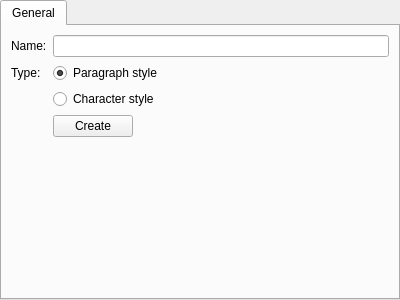
<ui version="4.0" >
 <class>NewStyleWidget</class>
 <widget class="QWidget" name="NewStyleWidget" >
  <property name="geometry" >
   <rect>
    <x>0</x>
    <y>0</y>
    <width>400</width>
    <height>300</height>
   </rect>
  </property>
  <property name="windowTitle" >
   <string>NewStyleWidget</string>
  </property>
  <layout class="QHBoxLayout" >
   <property name="leftMargin" >
    <number>0</number>
   </property>
   <property name="topMargin" >
    <number>0</number>
   </property>
   <property name="rightMargin" >
    <number>0</number>
   </property>
   <property name="bottomMargin" >
    <number>0</number>
   </property>
   <item>
    <widget class="QTabWidget" name="tabWidget" >
     <property name="currentIndex" >
      <number>0</number>
     </property>
     <widget class="QWidget" name="tab" >
      <attribute name="title" >
       <string>General</string>
      </attribute>
      <layout class="QGridLayout" >
       <item row="0" column="0" >
        <widget class="QLabel" name="label" >
         <property name="text" >
          <string>Name:</string>
         </property>
         <property name="buddy" >
          <cstring>name</cstring>
         </property>
        </widget>
       </item>
       <item row="0" column="1" colspan="2" >
        <widget class="QLineEdit" name="name" />
       </item>
       <item row="1" column="0" >
        <widget class="QLabel" name="label_2" >
         <property name="text" >
          <string>Type:</string>
         </property>
         <property name="buddy" >
          <cstring>paragraph</cstring>
         </property>
        </widget>
       </item>
       <item row="1" column="1" colspan="2" >
        <widget class="QRadioButton" name="paragraph" >
         <property name="text" >
          <string>Paragraph style</string>
         </property>
         <property name="checked" >
          <bool>true</bool>
         </property>
        </widget>
       </item>
       <item row="2" column="1" colspan="2" >
        <widget class="QRadioButton" name="character" >
         <property name="text" >
          <string>Character style</string>
         </property>
        </widget>
       </item>
       <item row="3" column="1" >
        <widget class="QPushButton" name="create" >
         <property name="text" >
          <string>Create</string>
         </property>
        </widget>
       </item>
       <item row="3" column="2" >
        <spacer>
         <property name="orientation" >
          <enum>Qt::Horizontal</enum>
         </property>
         <property name="sizeHint" >
          <size>
           <width>40</width>
           <height>20</height>
          </size>
         </property>
        </spacer>
       </item>
       <item row="4" column="0" colspan="3" >
        <spacer>
         <property name="orientation" >
          <enum>Qt::Vertical</enum>
         </property>
         <property name="sizeHint" >
          <size>
           <width>221</width>
           <height>40</height>
          </size>
         </property>
        </spacer>
       </item>
      </layout>
     </widget>
    </widget>
   </item>
  </layout>
 </widget>
 <resources/>
 <connections/>
</ui>
